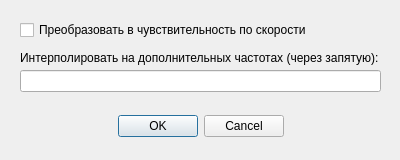
<?xml version="1.0" encoding="UTF-8"?>
<ui version="4.0">
 <class>SettingsDialog</class>
 <widget class="QDialog" name="SettingsDialog">
  <property name="geometry">
   <rect>
    <x>0</x>
    <y>0</y>
    <width>400</width>
    <height>160</height>
   </rect>
  </property>
  <property name="windowTitle">
   <string>Настройки</string>
  </property>
  <widget class="QDialogButtonBox" name="buttonBox">
   <property name="geometry">
    <rect>
     <x>30</x>
     <y>110</y>
     <width>341</width>
     <height>32</height>
    </rect>
   </property>
   <property name="orientation">
    <enum>Qt::Horizontal</enum>
   </property>
   <property name="standardButtons">
    <set>QDialogButtonBox::Cancel|QDialogButtonBox::Ok</set>
   </property>
   <property name="centerButtons">
    <bool>true</bool>
   </property>
  </widget>
  <widget class="QCheckBox" name="velocity_transform_checkbox">
   <property name="geometry">
    <rect>
     <x>20</x>
     <y>20</y>
     <width>291</width>
     <height>20</height>
    </rect>
   </property>
   <property name="text">
    <string>Преобразовать в чувствительность по скорости</string>
   </property>
  </widget>
  <widget class="QLabel" name="extra_f_label">
   <property name="geometry">
    <rect>
     <x>20</x>
     <y>50</y>
     <width>361</width>
     <height>16</height>
    </rect>
   </property>
   <property name="text">
    <string>Интерполировать на дополнительных частотах (через запятую):</string>
   </property>
  </widget>
  <widget class="QLineEdit" name="extra_f_lineedit">
   <property name="geometry">
    <rect>
     <x>20</x>
     <y>70</y>
     <width>361</width>
     <height>22</height>
    </rect>
   </property>
  </widget>
 </widget>
 <resources/>
 <connections>
  <connection>
   <sender>buttonBox</sender>
   <signal>accepted()</signal>
   <receiver>SettingsDialog</receiver>
   <slot>accept()</slot>
   <hints>
    <hint type="sourcelabel">
     <x>248</x>
     <y>254</y>
    </hint>
    <hint type="destinationlabel">
     <x>157</x>
     <y>274</y>
    </hint>
   </hints>
  </connection>
  <connection>
   <sender>buttonBox</sender>
   <signal>rejected()</signal>
   <receiver>SettingsDialog</receiver>
   <slot>reject()</slot>
   <hints>
    <hint type="sourcelabel">
     <x>316</x>
     <y>260</y>
    </hint>
    <hint type="destinationlabel">
     <x>286</x>
     <y>274</y>
    </hint>
   </hints>
  </connection>
 </connections>
</ui>
